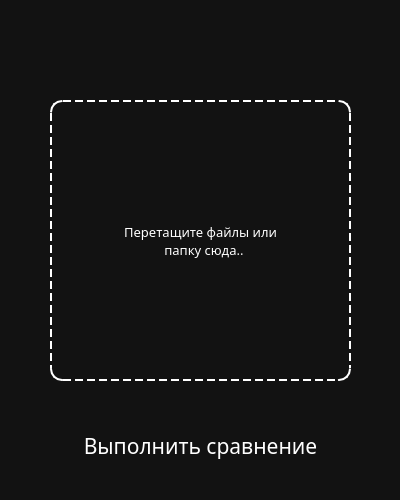
<?xml version="1.0" encoding="UTF-8"?>
<ui version="4.0">
 <class>MainWindow</class>
 <widget class="QMainWindow" name="MainWindow">
  <property name="geometry">
   <rect>
    <x>0</x>
    <y>0</y>
    <width>400</width>
    <height>500</height>
   </rect>
  </property>
  <property name="minimumSize">
   <size>
    <width>400</width>
    <height>500</height>
   </size>
  </property>
  <property name="maximumSize">
   <size>
    <width>400</width>
    <height>500</height>
   </size>
  </property>
  <property name="windowTitle">
   <string>cmp</string>
  </property>
  <property name="styleSheet">
   <string notr="true">QWidget{
	color: white;
	background-color: #121212;
	font-family: Rubik;
	border-radius: 6px;
	position: absolute;
}</string>
  </property>
  <widget class="QWidget" name="centralwidget">
   <property name="styleSheet">
    <string notr="true"/>
   </property>
   <widget class="QPushButton" name="btn_start">
    <property name="geometry">
     <rect>
      <x>80</x>
      <y>420</y>
      <width>241</width>
      <height>51</height>
     </rect>
    </property>
    <property name="minimumSize">
     <size>
      <width>0</width>
      <height>0</height>
     </size>
    </property>
    <property name="maximumSize">
     <size>
      <width>300</width>
      <height>100</height>
     </size>
    </property>
    <property name="font">
     <font>
      <family>Rubik</family>
      <pointsize>16</pointsize>
     </font>
    </property>
    <property name="styleSheet">
     <string notr="true">
QPushButton{
    left: calc(50% - 30px);
	background-color: transparent;
	border-radius: 6px;

}

QPushButton:hover{
    background-color: #666;
}

QPushButton:pressed{
    background-color: #888;
}</string>
    </property>
    <property name="text">
     <string>Выполнить сравнение</string>
    </property>
    <property name="shortcut">
     <string>Return</string>
    </property>
    <property name="flat">
     <bool>true</bool>
    </property>
   </widget>
   <widget class="QLabel" name="label">
    <property name="geometry">
     <rect>
      <x>50</x>
      <y>100</y>
      <width>301</width>
      <height>281</height>
     </rect>
    </property>
    <property name="font">
     <font>
      <family>Rubik</family>
      <pointsize>10</pointsize>
     </font>
    </property>
    <property name="styleSheet">
     <string notr="true">        QLabel{
                border-radius: 12px;
                border: 2px dashed  white;
        }</string>
    </property>
    <property name="text">
     <string>Перетащите файлы или 
  папку сюда..</string>
    </property>
    <property name="alignment">
     <set>Qt::AlignCenter</set>
    </property>
   </widget>
  </widget>
 </widget>
 <resources/>
 <connections/>
</ui>
